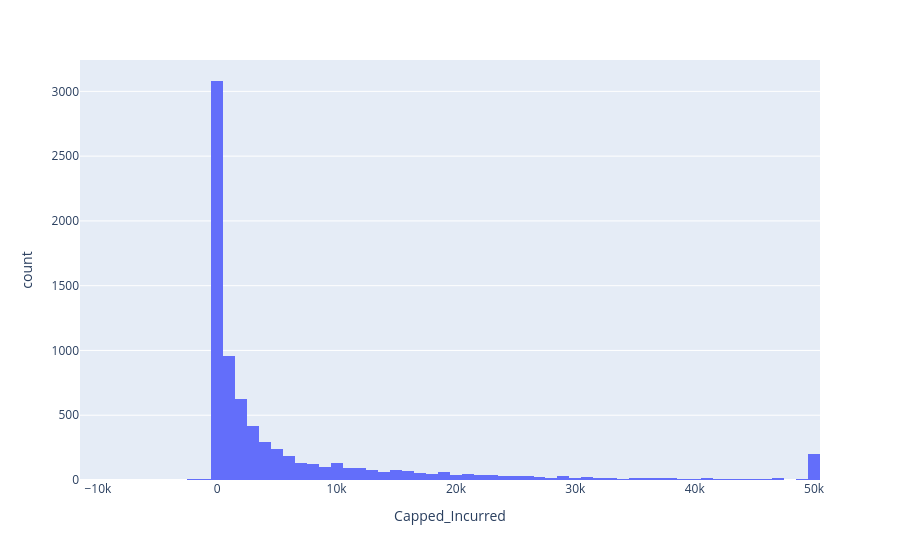

Notebook code for this chart:
### Code cell
px.histogram(data_frame=data_flag, x="Capped_Incurred")

### Figure 1 — Plotly figure (JSON) as saved in the notebook; plotly's stock layout.template omitted (floating-point values rounded to 4 significant figures; data arrays with more than 128 entries replaced by an {"elided": "..."} marker saying what was removed)
{"data": [{"bingroup": "x", "hovertemplate": "Capped_Incurred=%{x}<br>count=%{y}<extra></extra>", "legendgroup": "", "marker": {"color": "#636efa", "pattern": {"shape": ""}}, "name": "", "orientation": "v", "showlegend": false, "type": "histogram", "x": {"elided": "7691 float values"}, "xaxis": "x", "yaxis": "y"}], "layout": {"barmode": "relative", "legend": {"tracegroupgap": 0}, "margin": {"t": 60}, "xaxis": {"anchor": "y", "domain": [0, 1], "title": {"text": "Capped_Incurred"}}, "yaxis": {"anchor": "x", "domain": [0, 1], "title": {"text": "count"}}}}
